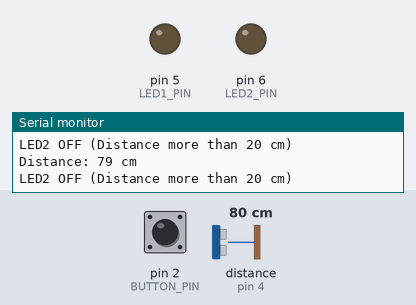
Bench run of a sketch on a simulated Arduino Uno, built with avr-gcc and run on an emulated ATmega328P. Parts: output pins drawn as LEDs (lit = HIGH), the last lines printed to the serial monitor. Wiring (inferred from the names in the program): ultrasonic range finder: trigger pin 3; echo pin 4. The test bench sets the inputs (shaded band); at power-on: distance to the obstacle (sensor on pin 4) 80 cm, pin 2 (BUTTON_PIN) HIGH. The echo pulse lasts 58.3 µs per cm; pins used as bus, display or sensor lines are not drawn.

Above: at 1.3 s.
1.4 s: distance to the obstacle (sensor on pin 4) set to 2 cm
At 2.6 s:
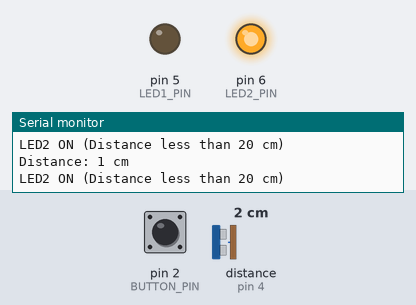
3.0 s: pin 2 (BUTTON_PIN) pulled LOW for 0.6 s
At 3.8 s:
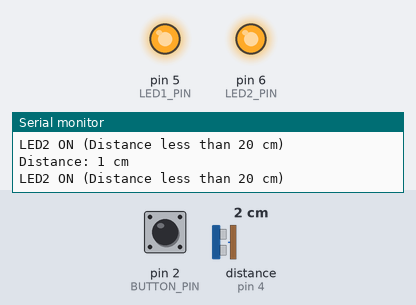
5.1 s: distance to the obstacle (sensor on pin 4) set to 35 cm
At 6.6 s:
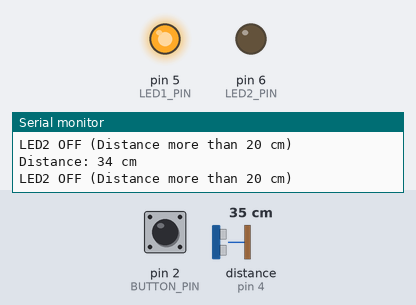
7.0 s: distance to the obstacle (sensor on pin 4) set to 4 cm
At 8.1 s:
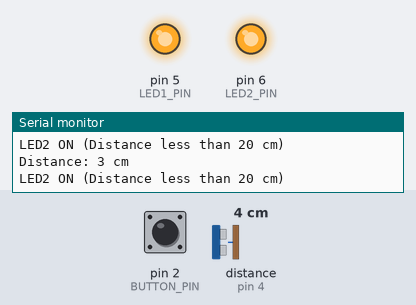
8.5 s: distance to the obstacle (sensor on pin 4) set to 60 cm
At 9.5 s:
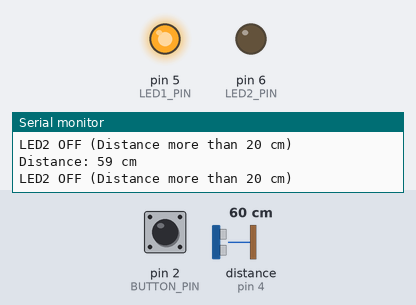
Timing chart, 0 to 11.0 s (numbered marks = the images above; inputs shaded):
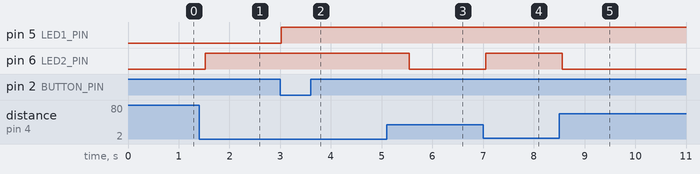

Measured:
- after the input at 1.4 s, pin 6 (LED2_PIN): LOW → HIGH after 0.12 s
- after the input at 3.0 s, pin 5 (LED1_PIN): LOW → HIGH at once
- after the input at 5.1 s, pin 6 (LED2_PIN): HIGH → LOW after 0.45 s
- after the input at 7.0 s, pin 6 (LED2_PIN): LOW → HIGH after 0.05 s
- after the input at 8.5 s, pin 6 (LED2_PIN): HIGH → LOW after 0.06 s

The sketch:

Task4.2C-MultipleTriggers.ino
```cpp
#define BUTTON_PIN 2            // Push button connected to digital pin 2
#define TRIG_PIN 3              // Trig pin of ultrasonic sensor connected to digital pin 3
#define ECHO_PIN 4              // Echo pin of ultrasonic sensor connected to digital pin 4
#define LED1_PIN 5              // LED1 connected to digital pin 5
#define LED2_PIN 6              // LED2 connected to digital pin 6


volatile bool buttonPressed = false;  // Flag to indicate button press
long duration, distance;  // For storing distance measurement


void buttonISR() {//This is used for setting up a flag likw when button press, it stets the value to true
  buttonPressed = true;
}

void setup() {

  Serial.begin(9600);


  pinMode(BUTTON_PIN, INPUT_PULLUP);  // Button pin
  pinMode(TRIG_PIN, OUTPUT);  // Trig pin as output
  pinMode(ECHO_PIN, INPUT);  // Echo pin as input
  pinMode(LED1_PIN, OUTPUT);  // LED1 pin as output
  pinMode(LED2_PIN, OUTPUT);  // LED2 pin as output


  attachInterrupt(digitalPinToInterrupt(BUTTON_PIN), buttonISR, FALLING);  //used to tell arduino to watch for changes on certain pins.


  digitalWrite(LED1_PIN, LOW);  // LED1 off initially
  digitalWrite(LED2_PIN, LOW);  // LED2 off initially
}

void loop() {

  if (buttonPressed) {
    buttonPressed = false;
    digitalWrite(LED1_PIN, !digitalRead(LED1_PIN));  // Toggle LED1
    Serial.println("Button pressed! LED1 toggled.");//Print on the serial monitor as soon asd the button 1 is pressed
  }

  // Measure distance using ultrasonic sensor

  digitalWrite(TRIG_PIN, LOW);  // Ensure trig is LOW
  delayMicroseconds(2);
  digitalWrite(TRIG_PIN, HIGH);  // Trigger the ultrasonic sensor
  delayMicroseconds(10);
  digitalWrite(TRIG_PIN, LOW);  // Stop trigger


  duration = pulseIn(ECHO_PIN, HIGH);  // Read the duration of the pulse


  distance = duration * 0.0344 / 2;


  Serial.print("Distance: ");
  Serial.print(distance);
  Serial.println(" cm");//Prints out thevalue of the distnce onthe serial monitor

  // Toggle LED2 based on distance (for example, turn on if distance < 20 cm)
  if (distance < 20) {
    digitalWrite(LED2_PIN, HIGH);  // Turn on LED2 if distance is less than 20 cm
    Serial.println("LED2 ON (Distance less than 20 cm)");
  } else {
    digitalWrite(LED2_PIN, LOW);  // Turn off LED2 if distance is more than 20 cm
    Serial.println("LED2 OFF (Distance more than 20 cm)");
  }


  delay(500);  //Delay in measuering the values
}
```
